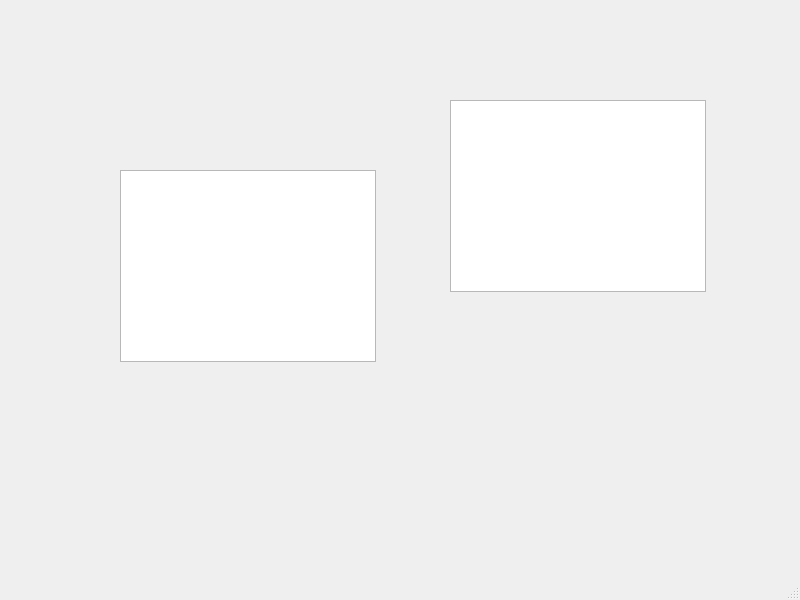
<?xml version="1.0" encoding="UTF-8"?>
<ui version="4.0">
 <class>MainWindow</class>
 <widget class="QMainWindow" name="MainWindow">
  <property name="geometry">
   <rect>
    <x>0</x>
    <y>0</y>
    <width>800</width>
    <height>600</height>
   </rect>
  </property>
  <property name="windowTitle">
   <string>MainWindow</string>
  </property>
  <widget class="QWidget" name="centralwidget">
   <widget class="QListView" name="listView">
    <property name="geometry">
     <rect>
      <x>120</x>
      <y>170</y>
      <width>256</width>
      <height>192</height>
     </rect>
    </property>
   </widget>
   <widget class="QTableView" name="tableView">
    <property name="geometry">
     <rect>
      <x>450</x>
      <y>100</y>
      <width>256</width>
      <height>192</height>
     </rect>
    </property>
   </widget>
  </widget>
  <widget class="QMenuBar" name="menubar">
   <property name="geometry">
    <rect>
     <x>0</x>
     <y>0</y>
     <width>800</width>
     <height>26</height>
    </rect>
   </property>
  </widget>
  <widget class="QStatusBar" name="statusbar"/>
 </widget>
 <resources/>
 <connections/>
</ui>
